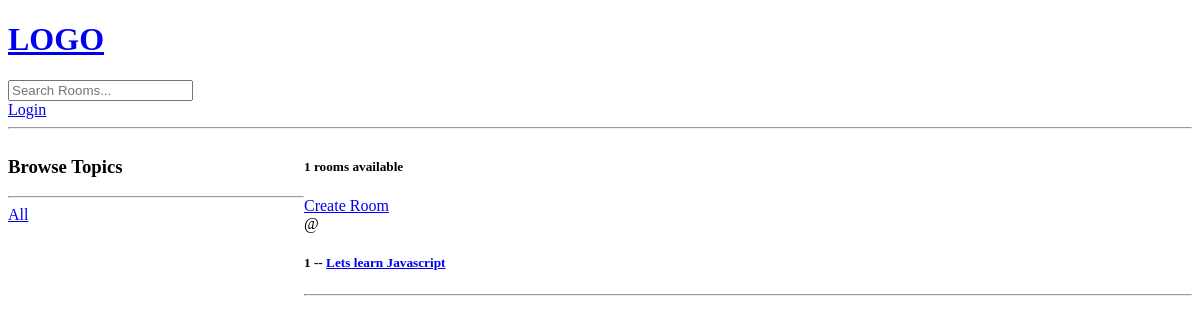
The app's page /, older data.
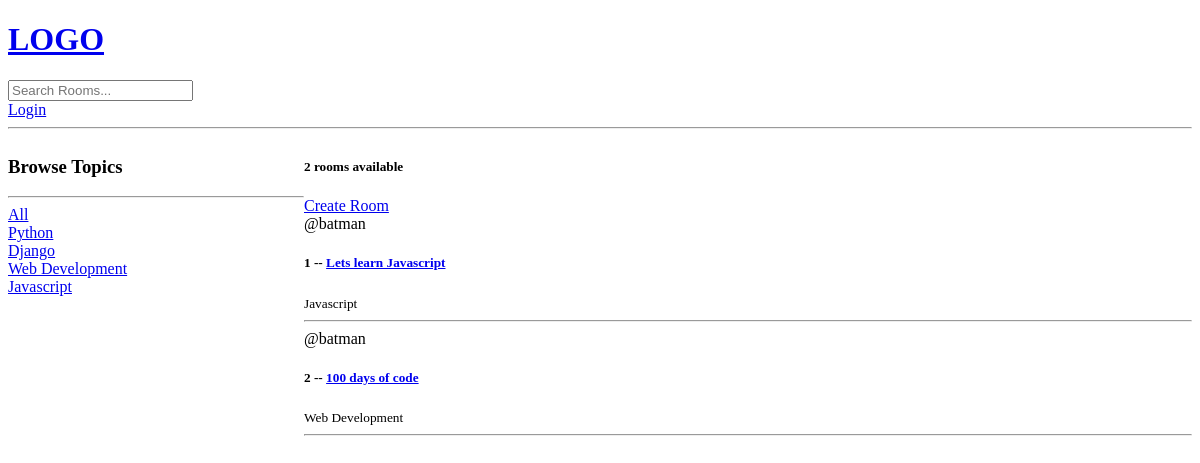
The same page, newer data.
### base/models.py (models this page shows, shortened)
class Room(models.Model):
    host = models.ForeignKey(User, on_delete=models.SET_NULL, null=True)
    topic = models.ForeignKey(Topic, on_delete=models.SET_NULL, null=True)
    name = models.CharField(max_length=200)
    description = models.TextField(null=True, blank=True)
    updated = models.DateTimeField(auto_now=True)
    created = models.DateTimeField(auto_now_add=True)
    class Meta:
        ordering= ['-updated', '-created']

class Topic(models.Model):
    name = models.CharField(max_length=200)
    def __str__(self):
        return self.name

### base/views.py (the view)
# urls.py: path('', views.home, name='home'),
def home(request):
    q = request.GET.get("q") if request.GET.get('q') != None else ''
    rooms = Room.objects.filter(
        Q(topic__name__icontains=q) |
        Q(name__icontains=q) |
        Q(description__icontains=q))
    topics = Topic.objects.all()
    room_count = rooms.count()
    context = {"rooms": rooms, "topics": topics, "room_count": room_count}
    return render(request, "base/home.html", context)

### base/templates/base/home.html (shortened to what this page needs)
{% extends 'main.html' %} {% block content %}
<div class="home-container">
  <div>
    <h3>Browse Topics</h3>
    <hr />
    <div>
      <a href="{% url 'home' %}">All</a>
    </div>
    {% for topic in topics %}
    <div>
      <a href="{% url 'home' %}?q={{topic.name}}">{{topic}}</a>
    </div>
    {% endfor %}
  </div>
  <div>
    <h5>{{room_count}} rooms available</h5>
    <a href="{% url 'create-room' %}">Create Room</a>
    {% for room in rooms %}
    <div>
      <span>@{{room.host.username}}</span>
      <h5>
        {{room.id}} -- <a href="{% url 'room' room.id %}">{{room.name}}</a>
      </h5>
      <small>{{room.topic.name}}</small>
      <hr />
    </div>
    {% endfor %}
  </div>
</div>
{% endblock content %}

### templates/main.html (shortened to what this page needs)
<!DOCTYPE html>
<html>
    <head>
    </head>
    <body>
        {% include 'navbar.html' %}
        {% block content %}
        {% endblock %}
    </body>
</html>

### templates/navbar.html
<a href="/">
    <h1>LOGO</h1>
</a>
<form method="GET" action="{% url 'home' %}">
    <input type="text" name="q" placeholder="Search Rooms..."/>
</form>
{% if request.user.is_authenticated %}
<p>Hello {{request.user}}</p>
<a href="{% url 'logout' %}">Logout</a>
{% else %}
<a href="{% url 'login' %}">Login</a>
{% endif %}
<hr>

### base/templates/base/home.html (style rules this page uses)
.home-container { display: grid; grid-template-columns: 1fr 3fr; }

Row changes from the older to the newer data that the page shows:
added Topic: name "Python"
added Topic: name "Django"
added Topic: name "Web Development"
added Topic: name "Javascript"
changed Room "Lets learn Javascript": host.username (not shown) → "batman"; topic.name (not shown) → "Javascript"
added Room: host.username "batman", id "2", name "100 days of code", topic.name "Web Development"
Text that changed along with them:
{{ room_count }}: "1" → "2"
